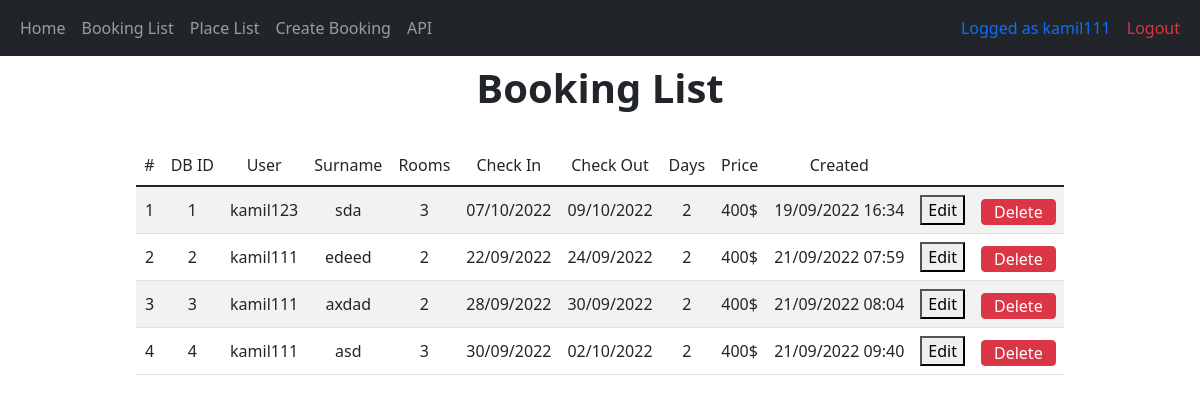
The page /bookings/ (signed in) on the database its author committed.
### ideass/models.py (models this page shows, shortened)
class Booking(models.Model):
    user = models.ForeignKey(settings.AUTH_USER_MODEL, on_delete=models.CASCADE)
    surname = models.CharField(max_length=30)
    places = models.ManyToManyField(Place)
    check_in = models.DateField()
    check_out = models.DateField()
    created = models.DateTimeField(default=timezone.now, editable=False)
    @property
    def get_place(self):
        return f'{[x for x in self.places.values_list("number", flat=True)]}'[1:-1]
    def get_booking_time(self):
        return int((self.check_out - self.check_in).days)
    def get_booking_price(self):
        place_categories = [x.get_category for x in self.places.all()]
        return sum([self.get_booking_time() * PLACE_PRICES[x] for x in place_categories])

class Place(models.Model):
    number = models.IntegerField(unique=True, primary_key=True)
    category = models.PositiveSmallIntegerField(choices=PLACE_CATEGORIES)
    @property
    def get_category(self):
        return PLACE_CATEGORIES[self.category - 1][1]

### ideass/views.py (the view)
# urls.py: url(r'^bookings/$', BookingList.as_view(), name='bookings'),
class BookingList(BookingGenericAPIView):
    template_name = 'bookings.html'
    required_groups = REQ_GROUPS_BOOKINGS
    def get(self, request):
        queryset = Booking.objects.all()
        return Response({'bookings': queryset})

### ideass/permissions.py (called while the page is built)
    def has_permission(self, request, view):
        required_groups_mapping = getattr(view, "required_groups", {})
        required_groups = required_groups_mapping.get(request.method, [])
        return any([is_in_group(request.user, group_name) if group_name != "__all__" else True for group_name in
                    required_groups]) or (request.user and request.user.is_staff)

### ideass/templatetags/tags.py (called while the page is built)
@property
def is_place_client(self):
    return self.groups.filter(name='Client').exists()

### ideass/templates/bookings.html (shortened to what this page needs)
{% extends "layout.html" %}
{% block title %}
    Booking List
{% endblock %}
{% block content %}
    {% if user.is_place_client %}
        <div class="table-responsive">
            <table class="table table-striped">
                <thead>
                    <tr>
                        <th scope="col" class="text-center">#</th>
                        <th scope="col" class="text-center">DB ID</th>
                        <th scope="col" class="text-center">User</th>
                        <th scope="col" class="text-center">Surname</th>
                        <th scope="col" class="text-center">Rooms</th>
                        <th scope="col" class="text-center">Check In</th>
                        <th scope="col" class="text-center">Check Out</th>
                        <th scope="col" class="text-center">Days</th>
                        <th scope="col" class="text-center">Price</th>
                        <th scope="col" class="text-center">Created</th>
                        <th scope="col" class="text-center"></th>
                        <th scope="col" class="text-center"></th>
                    </tr>
                </thead>
                <tbody>
                    {% for booking in bookings %}
                    <tr>
                        <th scope="row" class="text-center">{{ forloop.counter }}</th>
                        <th scope="col" class="text-center">{{ booking.id }}</th>
                        <th scope="col" class="text-center">{{ booking.user }}</th>
                        <th scope="col" class="text-center">{{ booking.surname }}</th>
                        <th scope="col" class="text-center">{{ booking.get_place }}</th>
                        <th scope="col" class="text-center">{{ booking.check_in|date:"d/m/Y" }}</th>
                        <th scope="col" class="text-center">{{ booking.check_out|date:"d/m/Y" }}</th>
                        <th scope="col" class="text-center">{{ booking.get_booking_time }}</th>
                        <th scope="col" class="text-center">{{ booking.get_booking_price }}$</th>
                        <th scope="col" class="text-center">{{ booking.created|date:"d/m/Y H:i" }}</th>
                        <th scope="col"><form action="{% url 'ideass:bookings' %}{{booking.id}}/" method="GET">
                                            <button type="submit" >Edit</button>
                                        </form></th>
                        <th scope="col"><form action="{% url 'ideass:bookings' %}{{booking.id}}/" method="POST">
                                            <button type="submit" class="btn btn-danger py-0">Delete</button>
                                        </form></th>
                    </tr>
                    {% endfor %}
                </tbody>
            </table>
        </div>
    {% endif %}
{% endblock %}

### ideass/templates/layout.html (shortened to what this page needs)
<!DOCTYPE html>
<html lang="en">
<head>
    {% load static %}
    <link rel="stylesheet" href="//code.jquery.com/ui/1.12.1/themes/base/jquery-ui.css">
	<link rel="stylesheet" href="/resources/demos/style.css">
    <link rel="stylesheet" type="text/css" href="{% static 'reset.css' %}">
    <link href="https://cdn.jsdelivr.net/npm/bootstrap@5.1.1/dist/css/bootstrap.min.css" rel="stylesheet">
    <link rel="stylesheet" type="text/css" href="{% static 'style.css' %}">
</head>
<body>
{% load tags %}
    <nav class="navbar navbar-expand-md navbar-dark bg-dark">
        <div class="container-fluid">
            <div class="navbar-collapse collapse w-100 order-1 order-md-0 dual-collapse2">
                <ul class="navbar-nav me-auto">
                    <li class="nav-item">
                        <a class="nav-link" href="{% url 'ideass:home' %}">Home</a>
                    </li>
                    <li class="nav-item">
                        <a class="nav-link" href="{% url 'ideass:bookings' %}">Booking List</a>
                    </li>
                    <li class="nav-item">
                        <a class="nav-link" href="{% url 'ideass:places' %}">Place List</a>
                    </li>
                    {% if user.is_authenticated %}
                        <li class="nav-item">
                            <a class="nav-link" href="{% url 'ideass:book' %}">Create Booking</a>
                        </li>
                    {% endif %}
                    <li class="nav-item">
                        <a class="nav-link" href="{% url 'schema-swagger-ui' %}">API</a>
                    </li>
                </ul>
            </div>
            <div class="navbar-collapse collapse w-100 order-3 dual-collapse2">
                <ul class="navbar-nav ms-auto">
                    {% if user.is_authenticated %}
                        <li class="nav-item">
                            <a class="nav-link text-primary">Logged as {{ user.get_username }}</a>
                        </li>
                        <li class="nav-item">
                            <a class="nav-link text-danger" href="{% url 'ideass:logout' %}">Logout</a>
                        </li>
                    {% else %}
                        <li class="nav-item">
                            <a class="nav-link" href="{% url 'ideass:login' %}">Login</a></li>
                        <li class="nav-item">
                            <a class="nav-link" href="{% url 'ideass:register' %}">Register</a>
                        </li>
                    {% endif %}
                </ul>
            </div>
        </div>
    </nav>
    <div>
        <h1 class="mt-2">
            {% block title %}
            {% endblock %}
        </h1>
    </div>
    <div class="wrapper">
        <div class="wrapper-item">
            {% block content %}
            {% endblock %}
        </div>
    </div>
</body>
</html>

### ideass/static/style.css (style rules this page uses)
h1 { font-weight: bold; text-align: center; }
.wrapper { display: flex; align-items: center; justify-content: center; }
.wrapper-item { margin-top: 25px; max-width: 98%; }

### rows shown on the page
Booking: id "1", user "kamil123", surname "sda", get_place "3", check_in "07/10/2022", check_out "09/10/2022", get_booking_time "2", get_booking_price "400", created "19/09/2022 16:34"
Booking: id "2", user "kamil111", surname "edeed", get_place "2", check_in "22/09/2022", check_out "24/09/2022", get_booking_time "2", get_booking_price "400", created "21/09/2022 07:59"
Booking: id "3", user "kamil111", surname "axdad", get_place "2", check_in "28/09/2022", check_out "30/09/2022", get_booking_time "2", get_booking_price "400", created "21/09/2022 08:04"
Booking: id "4", user "kamil111", surname "asd", get_place "3", check_in "30/09/2022", check_out "02/10/2022", get_booking_time "2", get_booking_price "400", created "21/09/2022 09:40"

### other values the page prints
{{ user.get_username }} "kamil111"
